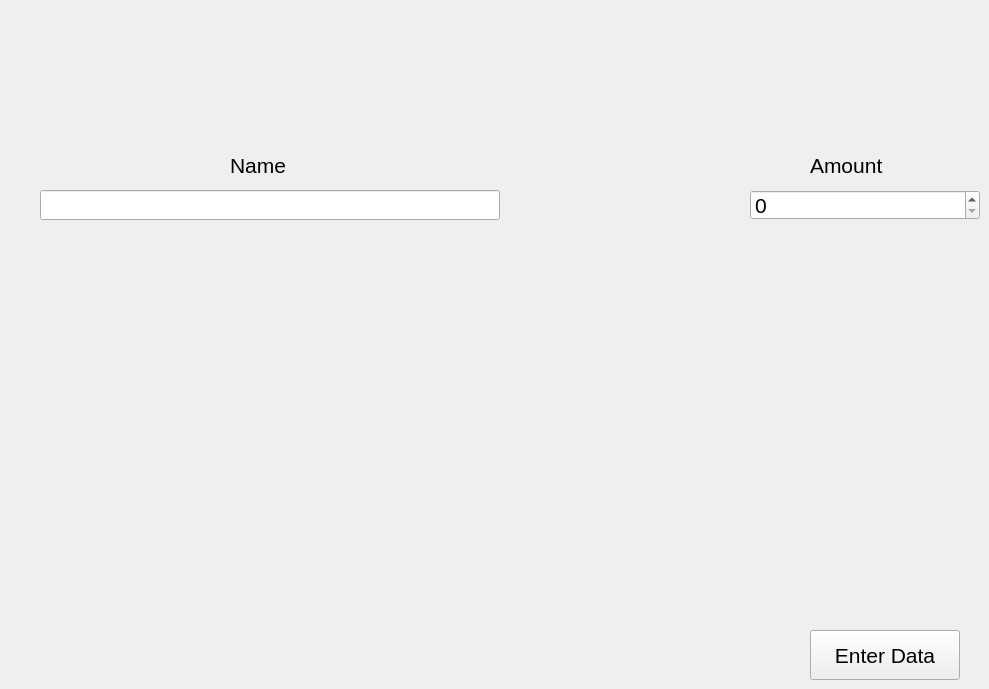
    <widget class="QWidget" name="Expense">
     <widget class="QLineEdit" name="Expense_name">
      <property name="geometry">
       <rect>
        <x>40</x>
        <y>190</y>
        <width>460</width>
        <height>30</height>
       </rect>
      </property>
      <property name="font">
       <font>
        <pointsize>16</pointsize>
       </font>
      </property>
     </widget>
     <widget class="QSpinBox" name="Expense_amount">
      <property name="geometry">
       <rect>
        <x>750</x>
        <y>190</y>
        <width>230</width>
        <height>30</height>
       </rect>
      </property>
      <property name="font">
       <font>
        <pointsize>16</pointsize>
       </font>
      </property>
      <property name="maximum">
       <number>9999999</number>
      </property>
     </widget>
     <widget class="QPushButton" name="Data_Entry_button_9">
      <property name="geometry">
       <rect>
        <x>810</x>
        <y>630</y>
        <width>150</width>
        <height>50</height>
       </rect>
      </property>
      <property name="font">
       <font>
        <pointsize>16</pointsize>
       </font>
      </property>
      <property name="text">
       <string>Enter Data</string>
      </property>
     </widget>
     <widget class="QLabel" name="label_162">
      <property name="geometry">
       <rect>
        <x>230</x>
        <y>150</y>
        <width>80</width>
        <height>30</height>
       </rect>
      </property>
      <property name="font">
       <font>
        <pointsize>16</pointsize>
       </font>
      </property>
      <property name="text">
       <string>Name</string>
      </property>
     </widget>
     <widget class="QLabel" name="label_163">
      <property name="geometry">
       <rect>
        <x>810</x>
        <y>150</y>
        <width>100</width>
        <height>30</height>
       </rect>
      </property>
      <property name="font">
       <font>
        <pointsize>16</pointsize>
       </font>
      </property>
      <property name="text">
       <string>Amount</string>
      </property>
     </widget>
    </widget>
